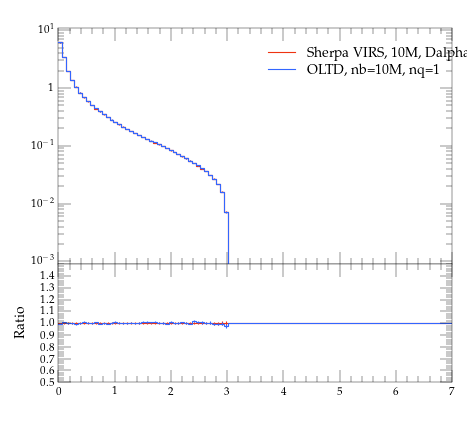

This chart was generated by the following Python code:
#! /usr/bin/env python

# This Python script was auto-generated using YODA v2.0.0.
# Analysis object: /evtb/cutEg_tjb_pt
# Timestamp: 16-04-2024 (10:05:22)

import matplotlib as mpl
import matplotlib.pyplot as plt
mpl.use('Agg') # comment out for interactive use
import os
import numpy as np

plotDir = os.path.split(os.path.realpath(__file__))[0]
if 'YODA_USER_PLOT_PATH' in globals():
    plot_outdir = globals()['YODA_USER_PLOT_PATH']
else:
    plot_outdir = plotDir

#plot style
plt.style.use(os.path.join(plotDir, '../default.mplstyle'))
# plot metadata
figW, figH = plt.rcParams['figure.figsize']
ax_xLabel = r''
ax_yLabel = r''
ax_title  = r''
ax_xScale = 'linear'
ax_yScale = 'log'
xLims = (0.0, 7.0)
yLims = (0.0009000000000000001, 11.0)

# TeX-friendly labels for the legend
labels = [ r"Sherpa VIRS, 10M, Dalpha=0.01", r"OLTD, nb=10M, nq=1" ]

# Create figure and axis objects
fig, (ax, ratio0_ax) = plt.subplots(2, 1, sharex=True,
                  figsize=(figW,figH), gridspec_kw={'height_ratios': (2, 1)})
ratio0_ax.yaxis.set_major_locator(mpl.ticker.MultipleLocator(0.1))
ratio0_ax.set_ylim(0.5, 1.4999)
ratio0_ax.set_ylabel('Ratio')

# LineColor map: curve index -> color
linecolors = {0: '#EE3311', 1: '#3366FF'}
# the numerical data is stored in a separate file
dataf = dict()
prefix = os.path.split(__file__)[0]
if prefix:    prefix = prefix + '/'
exec(open(prefix+'cutEg_tjb_pt__data.py').read(), dataf)


legend_handles = [] # keep track of handles for the legend

# style options for curves
# starts at zorder>=5 to draw curve on top of legend
styles = {
  'curve0': {
    'color' : linecolors[0],
    'linestyle' : '-',
    'marker' : 'o',
    'zorder' : 5,
    'histstyle' : True,
  },
  'curve1': {
    'color' : linecolors[1],
    'linestyle' : '-',
    'marker' : 'o',
    'zorder' : 6,
    'histstyle' : True,
  },
}
# curve from input yoda files in main panel
for label in dataf['yvals'].keys():
    if all(np.isnan(v) for v in dataf['yvals'][label]):
        continue
    tmp = None
    if styles[label]['histstyle']: # draw as histogram
        tmp, = ax.plot(dataf['xedges'], dataf['yedges'][label],
                       color=styles[label]['color'],
                       linestyle=styles[label]['linestyle'],
                       drawstyle='steps-pre', solid_joinstyle='miter',
                       zorder=styles[label]['zorder'], label=label)
        ax.errorbar(dataf['xpoints'], dataf['yvals'][label], color=styles[label]['color'],
                    xerr=dataf['xerrs'], yerr=[dataf['ydowns'][label], dataf['yups'][label]],
                    linestyle='none', zorder=styles[label]['zorder'])
    else: # draw as scatter
        tmp = ax.errorbar(dataf['xpoints'], dataf['yvals'][label],
                          xerr=dataf['xerrs'],
                          yerr=[ dataf['ydowns'][label],
                          dataf['yups'][label] ],
                          fmt=styles[label]['marker'],
                          ecolor=styles[label]['color'],
                          color=styles[label]['color'], zorder=2)
        tmp[-1][0].set_linestyle(styles[label]['linestyle'])
    legend_handles += [tmp]
    for varLabel in dataf['variation_yvals'].keys():
        if varLabel.startswith(label):
            tmp, = ax.plot(dataf['xedges'], dataf['variation_yvals'][varLabel],
                           color=styles[label]['color'],
                           linestyle=styles[label]['linestyle'],
                           drawstyle='steps-pre', solid_joinstyle='miter',
                           zorder=styles[label]['zorder'], alpha=0.5)


# plots on ratio panel
# curve from input yoda files in ratio panel
for label, yvals in dataf['ratio0_yvals'].items():
    if all(np.isnan(v) for v in yvals):
        continue
    if styles[label]['histstyle']: # plot as histogram
        ratio0_ax.plot(dataf['xedges'], yvals,
                       color=styles[label]['color'],
                       linestyle=styles[label]['linestyle'],
                       drawstyle='steps-pre', zorder=1,
                       solid_joinstyle='miter')
        ratio0_ax.vlines(dataf['xpoints'],
                         dataf['ratio0_ymin'][label],
                         dataf['ratio0_ymax'][label],
                         color=styles[label]['color'], zorder=1)
    else: # plot as scatter
        tmp = ratio0_ax.errorbar(dataf['xpoints'],
                                 yvals, xerr=dataf['xerrs'],
                                 yerr=dataf['ratio0_yerrs'][label],
                                 fmt=styles[label]['marker'],
                                 ecolor=styles[label]['color'],
                                 color=styles[label]['color'])
        tmp[-1][0].set_linestyle(styles[label]['linestyle'])

    for varlabel in dataf['ratio0_variation_vals'].keys():
        if varlabel.startswith(label):
            ratio0_ax.plot(dataf['xedges'],
                            dataf['ratio0_variation_vals'][varlabel],
                            color=styles[label]['color'],
                            linestyle=styles[label]['linestyle'],
                            drawstyle='steps-pre', solid_joinstyle='miter',
                            zorder=1, alpha=0.5)

legend_pos = (0.5, 0.97)
ax.legend(legend_handles, labels, loc='upper left', bbox_to_anchor=legend_pos)

# set plot metadata as defined above
ratio0_ax.set_xlabel(ax_xLabel)
ratio0_ax.xaxis.set_label_coords(1., -.15)
ax.set_ylabel(ax_yLabel, loc='top')
ax.set_title(ax_title, loc='left')
ax.set_xscale(ax_xScale)
ax.set_yscale(ax_yScale)
ax.set_xlim(xLims)
ax.set_ylim(yLims)

# tick formatting
plt.rcParams['xtick.top'] = True
plt.rcParams['ytick.right'] = True
ax.yaxis.set_major_locator(mpl.ticker.LogLocator(base=10.0, numticks=np.inf))
ax.yaxis.set_minor_locator(mpl.ticker.LogLocator(
                           base=10.0, subs=np.arange(0.1, 1, 0.1), numticks=np.inf))
fig.align_ylabels((ax, ratio0_ax))
plt.savefig(os.path.join(plot_outdir, 'cutEg_tjb_pt.pdf'), format='PDF')
plt.savefig(os.path.join(plot_outdir, 'cutEg_tjb_pt.png'), format='PNG')

plt.close(fig)
